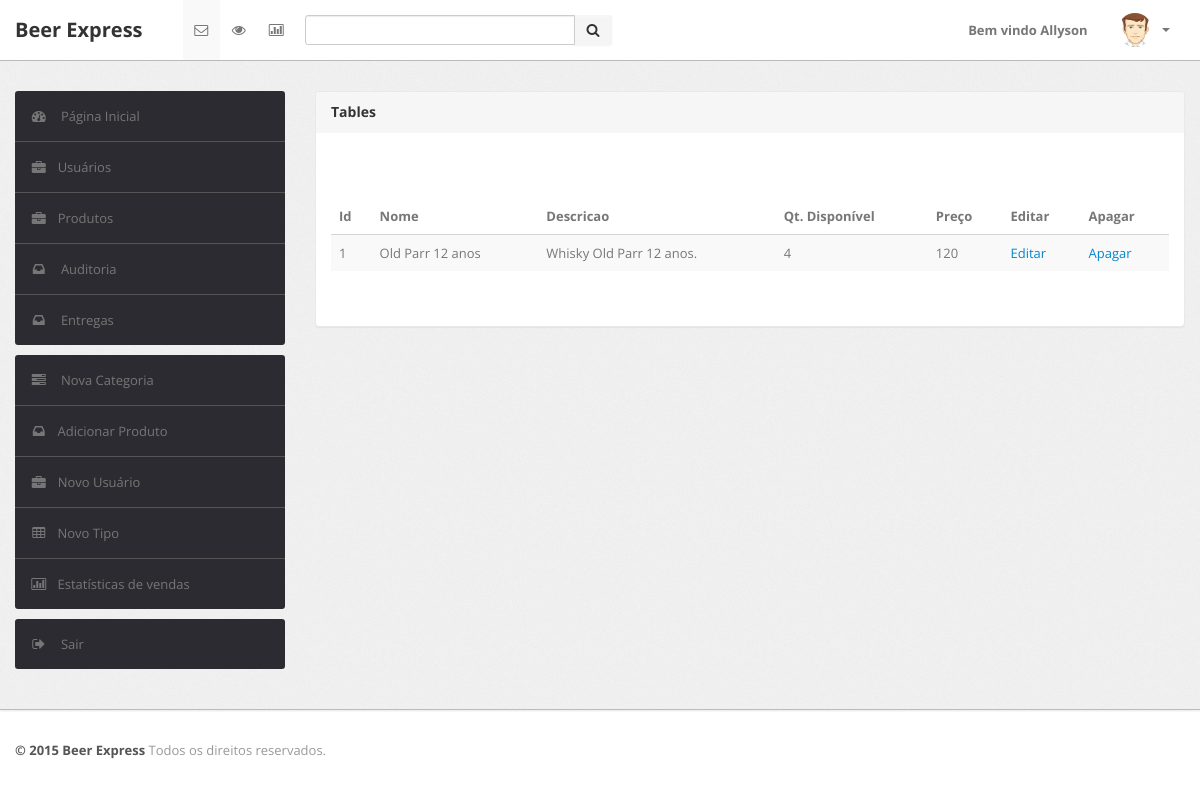
The page /delivery/produtos.php (signed in) on the database its author committed.
### tables this page shows
CREATE TABLE IF NOT EXISTS `produto` (
  `id` int(11) NOT NULL AUTO_INCREMENT,
  `nome` varchar(50) DEFAULT NULL,
  `descricao` text,
  `id_tipo` int(11) DEFAULT NULL,
  `foto_caminho` varchar(200) DEFAULT NULL,
  `data_cadastro` date DEFAULT NULL,
  `quantidade_disponivel` int(3) DEFAULT NULL,
  `promocao` varchar(1) DEFAULT NULL,
  `preco` decimal(10,0) DEFAULT NULL,
  `id_categoria` int(11) DEFAULT NULL,
  PRIMARY KEY (`id`),
  KEY `fk_id_categoria` (`id_categoria`),
  KEY `fk_id_tipo` (`id_tipo`),
  CONSTRAINT `fk_id_categoria` FOREIGN KEY (`id_categoria`) REFERENCES `categoria` (`id`),
  CONSTRAINT `fk_id_tipo` FOREIGN KEY (`id_tipo`) REFERENCES `tipo` (`id`)
);

### delivery/produtos.php (the view, shortened to what this page needs)
<!DOCTYPE html>
<html lang="en">
<head>
	<link type="text/css" href="bootstrap/css/bootstrap.min.css" rel="stylesheet">
	<link type="text/css" href="bootstrap/css/bootstrap-responsive.min.css" rel="stylesheet">
	<link type="text/css" href="css/theme.css" rel="stylesheet">
	<link type="text/css" href="images/icons/css/font-awesome.css" rel="stylesheet">
</head>
<body>
	<div class="navbar navbar-fixed-top">
		<div class="navbar-inner">
			<div class="container">
			  	<a class="brand" href="index.html">
			  		Beer Express
			  	</a>
				<div class="nav-collapse collapse navbar-inverse-collapse">
					<ul class="nav nav-icons">
						<li class="active"><a href="#">
							<i class="icon-envelope"></i>
						</a></li>
						<li><a href="#">
							<i class="icon-eye-open"></i>
						</a></li>
						<li><a href="#">
							<i class="icon-bar-chart"></i>
						</a></li>
					</ul>
					<form class="navbar-search pull-left input-append" action="#">
						<input type="text" class="span3">
						<button class="btn" type="button">
							<i class="icon-search"></i>
						</button>
					</form>
					<ul class="nav pull-right">
                       <li><a href="#">Bem vindo  <?php echo $_SESSION['nome'];?> </a></li>
						<li class="nav-user dropdown">
							<a href="#" class="dropdown-toggle" data-toggle="dropdown">
								<img src="images/user.png" class="nav-avatar" />
								<b class="caret"></b>
							</a>
						</li>
					</ul>
				</div>
			</div>
		</div>
	</div>
	<div class="wrapper">
		<div class="container">
			<div class="row">
				<div class="span3">
					<div class="sidebar">
						<ul class="widget widget-menu unstyled">
							<li class="active">
								<a href="index.php">
									<i class="menu-icon icon-dashboard"></i>
									Página Inicial
								</a>
							</li>
							<li>
								<a href="activity.html">
									<i class="icon-briefcase"></i>
									&nbsp; Usuários
								</a>
							</li>
							<li>
                                <a href="produtos.php">
                                    <i class="icon-briefcase"></i>
                                    &nbsp; Produtos
                                </a>
                            </li>
							<li>
								<a href="auditoria.php">
									<i class="menu-icon icon-inbox"></i>
									Auditoria
								</a>
							</li>
							<li>
								<a href="entrega.php">
									<i class="menu-icon icon-inbox"></i>
									Entregas
								</a>
							</li>
						</ul>
						<ul class="widget widget-menu unstyled">
                                <li><a href="nova_categoria.php"><i class="menu-icon icon-tasks"></i> Nova Categoria </a></li>
                                <li><a href="novo_produto.php"><i class="menu-icon icon-inbox"></i>Adicionar Produto </a></li>
                                <li><a href="novo_usuario.php"><i class="icon-briefcase"></i> &nbsp;  Novo Usuário </a></li>
                                <li><a href="novo_tipo.php"><i class="menu-icon icon-table"></i>Novo Tipo </a></li>
                                <li><a href="graficos.php"><i class="menu-icon icon-bar-chart"></i>Estatísticas de vendas </a></li>
                            </ul>
						<ul class="widget widget-menu unstyled">
							<li>
								<a href="sair.php">
									<i class="menu-icon icon-signout"></i>
									Sair
								</a>
							</li>
						</ul>
					</div>
				</div>
				<div class="span9">
					<div class="content">
						<div class="module">
							<div class="module-head">
								<h3>Tables</h3>
							</div>
							<div class="module-body">
								<p>
								<br />
								<br />
								<table class="table table-striped">
								  <thead>
									<tr>
									  <th>Id</th>
									  <th>Nome</th>
									  <th>Descricao</th>
									  <th>Qt. Disponível</th>
									  <th>Preço</th>
									  <th> Editar</th>
									  <th> Apagar </th>
									</tr>
								  </thead>
								  <tbody>
									<tr>
										<?php
											$sql = mysql_query("select * from produto");
											if(mysql_num_rows($sql)>0){
												while($linhas = mysql_fetch_array($sql, MYSQL_ASSOC)){
												echo "<td>".$linhas['id']."</td>";
												echo "<td>".$linhas['nome']."</td>";
												echo "<td>".$linhas['descricao']."</td>";
												echo "<td>".$linhas['quantidade_disponivel']."</td>";
												echo "<td>".$linhas['preco']."</td>";
												echo "<td> <a href='editar_produto.php?id=".$linhas['id']."'>Editar</a> </td>";
												echo "<td> <a href='apagar_produto.php?id=".$linhas['id']."'>Apagar</a> </td>";
												echo "</tr>";
												}
											}else{
											}
										?>
								  </tbody>
								</table>
								<br />
								<br />
															</div>
						</div>
					<br />
					</div>
				</div>
			</div>
		</div>
	</div>
	<div class="footer">
		<div class="container">
			<b class="copyright">&copy; 2015 Beer Express </b> Todos os direitos reservados.
		</div>
	</div>
</body>

### rows shown on the page
produto: id "1", nome "Old Parr 12 anos", descricao "Whisky Old Parr 12 anos.", quantidade_disponivel "4", preco "120"

### other values the page prints
$_SESSION['nome'] "Allyson"
